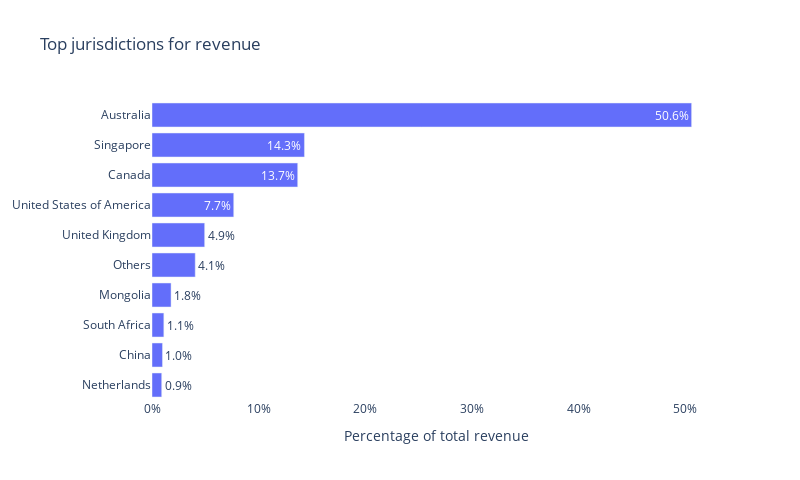

Notebook source saved alongside this figure:
### Code cell
display_jurisdictions_top_revenue(df=df, company=company, year=year)

### Figure 1 — Plotly figure (JSON) as saved in the notebook; plotly's stock layout.template omitted (floating-point values rounded to 4 significant figures)
{"data": [{"alignmentgroup": "True", "hovertemplate": "%{y}: %{x: .3%}", "legendgroup": "", "marker": {"color": "#636efa", "pattern": {"shape": ""}}, "name": "", "offsetgroup": "", "orientation": "h", "showlegend": false, "textangle": 0, "textposition": ["outside", "outside", "outside", "outside", "outside", "outside", "inside", "inside", "inside", "inside"], "texttemplate": "%{x:.1%}", "type": "bar", "x": [0.009094, 0.009831, 0.01109, 0.01787, 0.04053, 0.04938, 0.07664, 0.1366, 0.143, 0.506], "xaxis": "x", "y": ["Netherlands", "China", "South Africa", "Mongolia", "Others", "United Kingdom", "United States of America", "Canada", "Singapore", "Australia"], "yaxis": "y"}], "layout": {"barmode": "relative", "height": 480, "legend": {"tracegroupgap": 0}, "plot_bgcolor": "white", "title": {"text": "Top jurisdictions for revenue"}, "width": 800, "xaxis": {"anchor": "y", "domain": [0, 1], "tickformat": ".0%", "title": {"text": "Percentage of total revenue"}}, "yaxis": {"anchor": "x", "domain": [0, 1], "title": {}}}}
